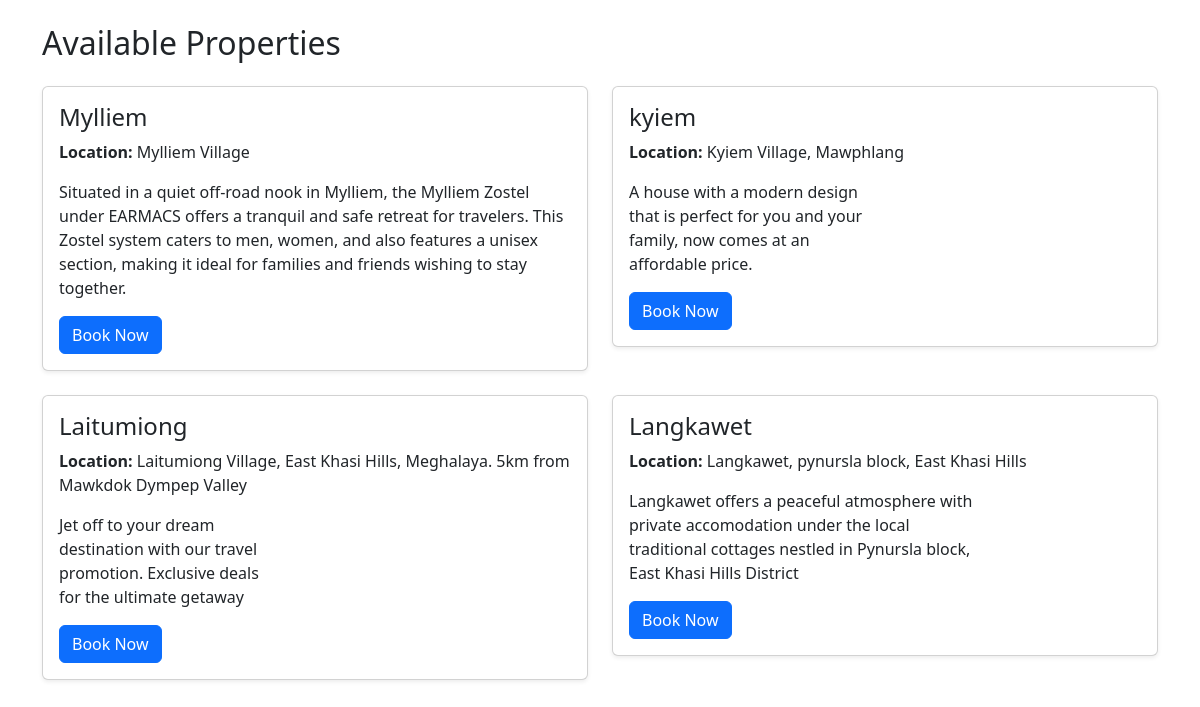
Page /Booking_sub-main/agent_properties.php on the committed database.
### tables this page shows
CREATE TABLE `properties` (
  `id` bigint(20) NOT NULL,
  `name` varchar(150) NOT NULL,
  `location` varchar(255) DEFAULT NULL,
  `description` text DEFAULT NULL,
  `created_at` timestamp NOT NULL DEFAULT current_timestamp()
);

### Booking_sub-main/agent_properties.php (the view, shortened to what this page needs)
<?php
require '../config/db.php';
$stmt = $pdo->prepare("SELECT * FROM properties ORDER BY created_at DESC");
$stmt->execute();
$properties = $stmt->fetchAll(PDO::FETCH_ASSOC);
?>
<!DOCTYPE html>
<html>
<head>
    <link href="https://cdn.jsdelivr.net/npm/bootstrap@5.3.0/dist/css/bootstrap.min.css" rel="stylesheet">
</head>
<body class="container py-4">
    <h2 class="mb-4">Available Properties</h2>
    <div class="row">
        <?php foreach ($properties as $property): ?>
            <div class="col-md-6 mb-4">
                <div class="card shadow-sm">
                    <div class="card-body">
                        <h4 class="card-title"><?= htmlspecialchars($property['name']) ?></h4>
                        <p><strong>Location:</strong> <?= htmlspecialchars($property['location']) ?></p>
                        <p><?= nl2br(htmlspecialchars($property['description'])) ?></p>
                        <a href="agent_book_form.php?property_id=<?= $property['id'] ?>" class="btn btn-primary">Book Now</a>
                    </div>
                </div>
            </div>
        <?php endforeach; ?>
    </div>
</body>
</html>

### rows in the picture
properties: name "Mylliem", location "Mylliem Village", description "Situated in a quiet off-road nook in Mylliem, the Mylliem Zostel under EARMACS offers a tranquil and safe retreat for travelers. This Zostel system caters to men, women, and also features a unisex section, making it ideal for families and friends wishing to stay together."
properties: name "kyiem", location "Kyiem Village, Mawphlang", description "A house with a modern design that is perfect for you and your family, now comes at an affordable price."
properties: name "Laitumiong", location "Laitumiong Village, East Khasi Hills, Meghalaya. 5km from Mawkdok Dympep Valley", description "Jet off to your dream destination with our travel promotion. Exclusive deals for the ultimate getaway"
properties: name "Langkawet", location "Langkawet, pynursla block, East Khasi Hills", description "Langkawet offers a peaceful atmosphere with private accomodation under the local traditional cottages nestled in Pynursla block, East Khasi Hills District"
